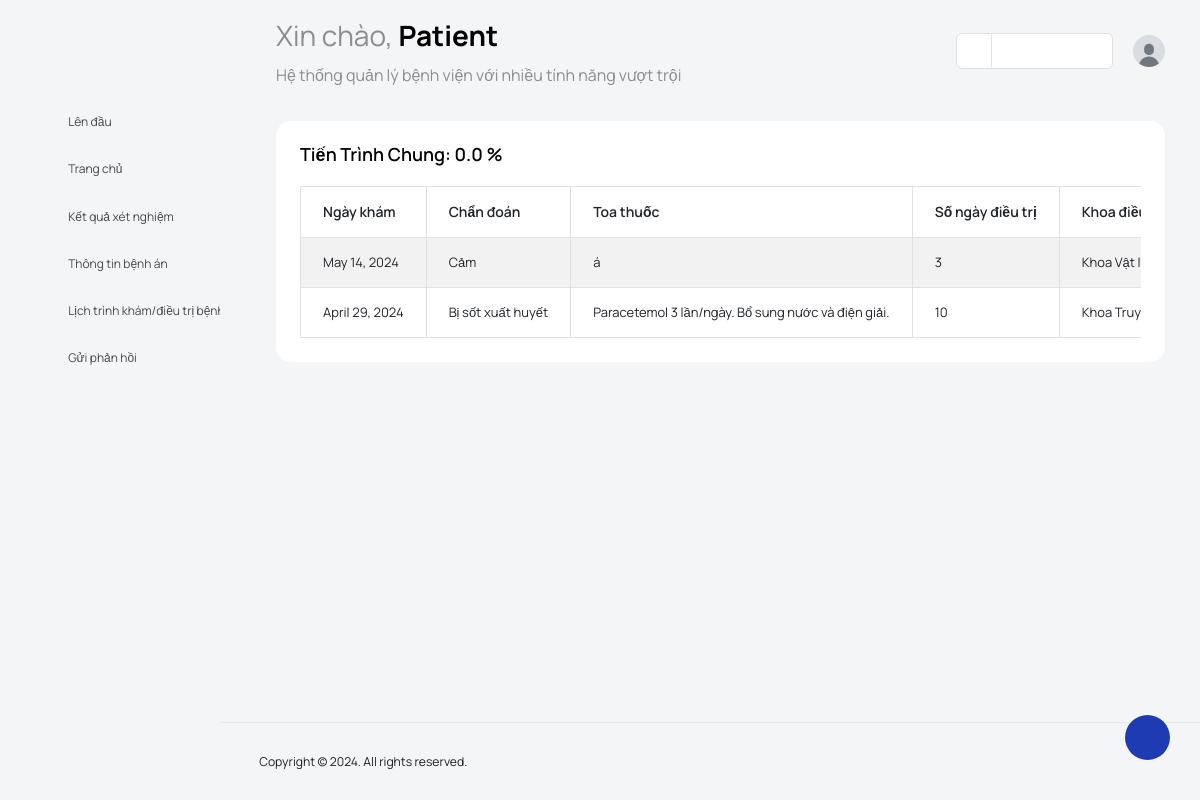
Page /patient/medical_history (signed in) on the earlier database version.
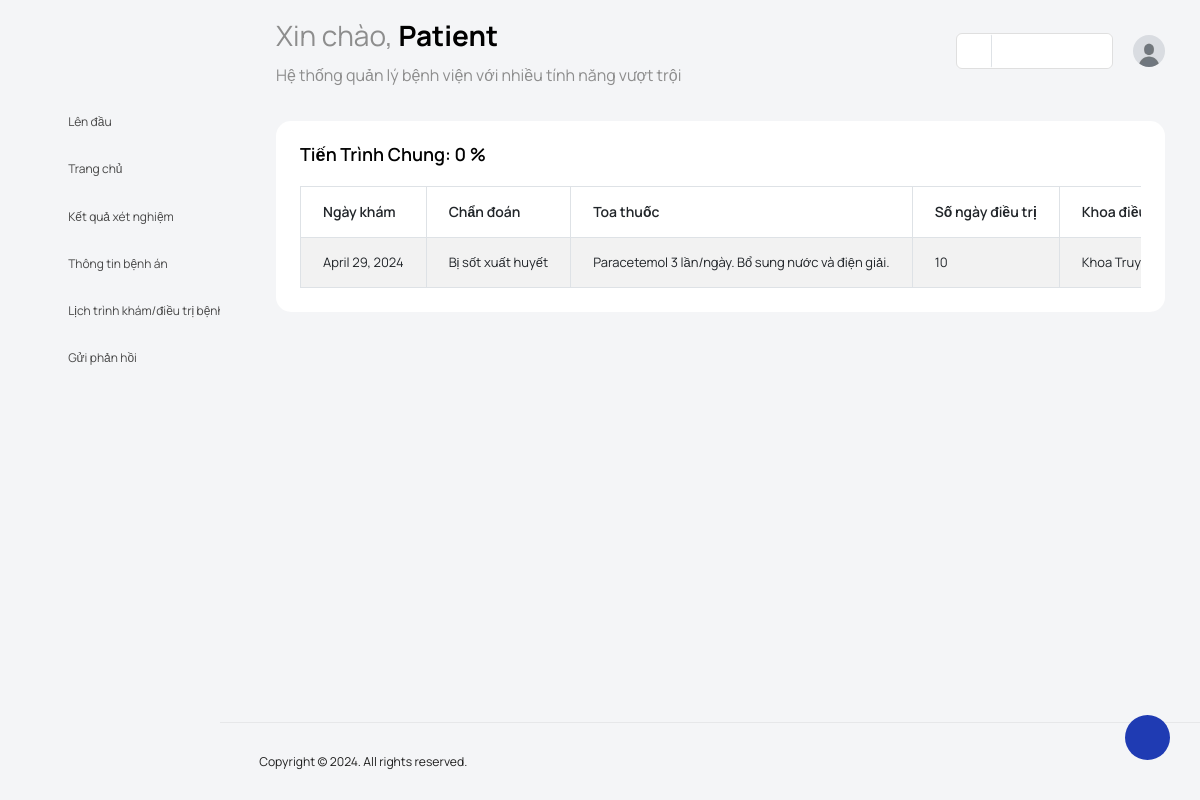
Same page on the later database version.
### main_app/models.py (models this page shows)
class MedicalHistory (models.Model):
    patient = models.ForeignKey(Patient, on_delete = models.CASCADE, null=True)
    date = models.DateField()
    diagnosis = models.TextField() # Chẩn đoán của bác sĩ
    prescription = models.TextField(null=True) # Toa thuốc cần dùng
    treatment_num_days = models.PositiveIntegerField(null=True) # số ngày cần điều trị
    medical_department = models.CharField(choices=TreatmentFacility.facility_choices, null=True, max_length=255)

### main_app/patient_views.py (the view)
# urls.py: path('patient/medical_history', patient_views.medical_history, name="patient_medical_history"),
def medical_history(request):
    history = MedicalHistory.objects.filter(patient=request.user.patient).order_by('-date')
    schedules = TreatmentSchedule.objects.filter(patient=request.user.patient)
    progress = 0
    count = 0
    for schedule in schedules:
       progress += schedule.get_progress()
       count += 1
    if count == 0:
        progress = 0
    else:
        progress = progress / count
    return render(request, 'patient_template/medical_history.html', {'history': history, 'progress': round(progress, 2)})

### main_app/models.py (called while the page is built)
    def get_progress(self):
        if (timezone.now() > self.end_date):
            return 100
        if (timezone.now() < self.start_date):
            return 0
        days_passed = (timezone.now() - self.start_date).days
        progress_percent = round(min((days_passed / self.duration) * 100, 100),2)
        return progress_percent

### main_app/templates/patient_template/medical_history.html (shortened to what the changed rows need)
{% load static %} {% load tz %}
<!DOCTYPE html>
<html lang="en">
  <head>
    <link
      rel="stylesheet"
      type="text/css"
      href="{% static 'users/vendors/feather/feather.css' %}"
    />
    <link
      rel="stylesheet"
      type="text/css"
      href="{% static 'users/vendors/mdi/css/materialdesignicons.min.css' %}"
    />
    <link
      rel="stylesheet"
      type="text/css"
      href="{% static 'users/vendors/ti-icons/css/themify-icons.css' %}"
    />
    <link
      rel="stylesheet"
      type="text/css"
      href="{% static 'users/vendors/typicons/typicons.css' %}"
    />
    <link
      rel="stylesheet"
      type="text/css"
      href="{% static 'users/vendors/simple-line-icons/css/simple-line-icons.css' %}"
    />
    <link
      rel="stylesheet"
      type="text/css"
      href="{% static 'users/vendors/css/vendor.bundle.base.css' %}"
    />
    <link
      rel="stylesheet"
      type="text/css"
      href="{% static 'users/vendors/datatables.net-bs4/dataTables.bootstrap4.css' %}"
    />
    <link
      rel="stylesheet"
      type="text/css"
      href="{% static 'users/js/select.dataTables.min.css' %}"
    />
    <link
      rel="stylesheet"
      type="text/css"
      href="{% static 'users/css/vertical-layout-light/style.css' %}"
    />
    <link rel="stylesheet" href="{% static 'users/css/admin/addmin.css' %}" />
    <link
      rel="stylesheet"
      type="text/css"
      href="{% static 'users/css/users/base.css' %}"
    />
    <link
      rel="stylesheet"
      type="text/css"
      href="{% static 'users/css/users/homePage.css' %}"
    />
  </head>
  <body>
    <div class="container-scroller">
      <nav
        class="navbar default-layout col-lg-12 col-12 p-0 fixed-top d-flex align-items-top flex-row"
      >
        <div class="navbar-menu-wrapper d-flex align-items-top">
          <ul class="navbar-nav">
            <li class="nav-item font-weight-semibold d-none d-lg-block ms-0">
              <h1 class="welcome-text">
                Xin chào,
                <span class="text-black fw-bold">
                  {{ request.user.first_name }}
                </span>
              </h1>
            </li>
          </ul>
        </div>
      </nav>
      <div class="container-fluid page-body-wrapper">
        <div class="main-panel">
          <div class="content-wrapper">
            <div class="row">
              <div class="col-sm-12">
                <div class="home-tab">
                  <div class="card card-rounded">
                    <div class="card-body">
                      <div
                        class="d-sm-flex justify-content-between align-items-start"
                      >
                        <div>
                          <h4 class="card-title">
                            Tiến trình chung: {{ progress }} %
                          </h4>
                        </div>
                      </div>
                      <div class="table-responsive mt-1">
                        {% if history %}
                        <table class="table table-striped table-bordered">
                          <thead>
                            <tr>
                              <th>Ngày khám</th>
                              <th>Chẩn đoán</th>
                              <th>Toa thuốc</th>
                              <th>Số ngày điều trị</th>
                              <th>Khoa điều trị</th>
                            </tr>
                          </thead>
                          <tbody>
                            {% for hist in history %}
                            <tr>
                              <td>{{ hist.date }}</td>
                              <td>{{ hist.diagnosis }}</td>
                              <td>{{ hist.prescription }}</td>
                              <td>{{ hist.treatment_num_days }}</td>
                              <td>{{ hist.medical_department }}</td>
                            </tr>
                            {% endfor %}
                          </tbody>
                        </table>
                        {% endif %}
                      </div>
                    </div>
                  </div>
                </div>
              </div>
            </div>
          </div>
        </div>
      </div>
    </div>
  </body>
</html>

Differences in the rows shown:
no longer on this page (row edited): MedicalHistory: date "May 14, 2024", diagnosis "Cảm", prescription "á", treatment_num_days "3", medical_department "Khoa Vật…"
Other differences:
{{ progress }}: "0.0" → "0"
